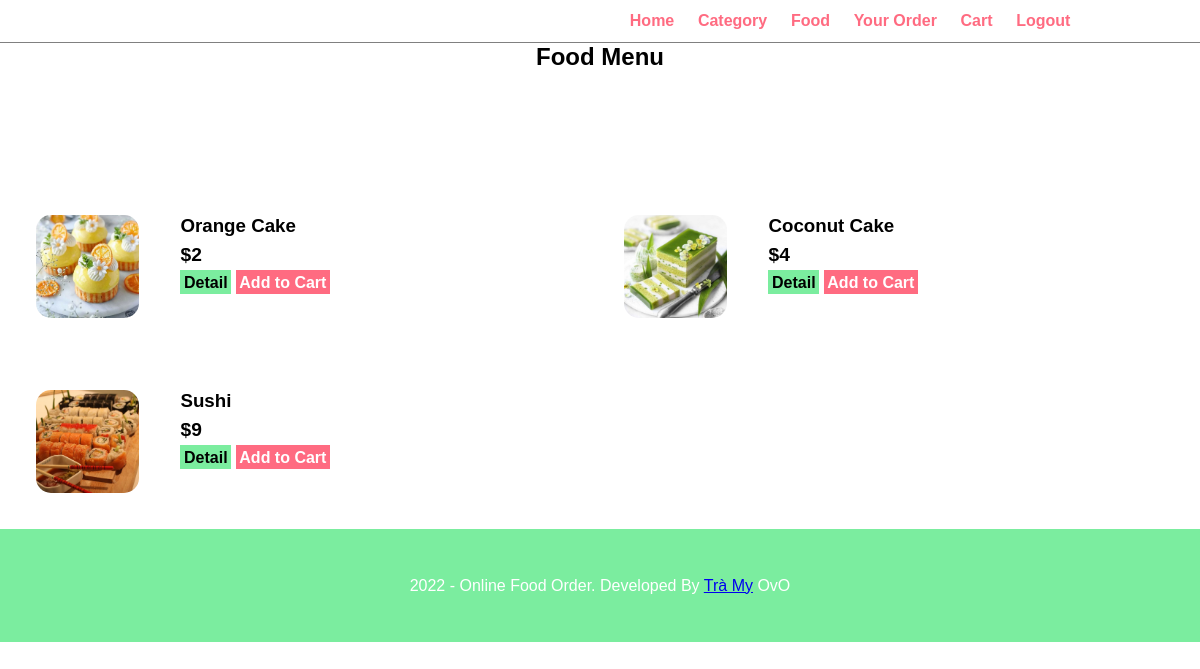
The app's page /user/detail-category.php?category=Cake with its own data.
### tables this page shows
CREATE TABLE `food` (
  `foodId` int(10) UNSIGNED NOT NULL,
  `foodName` varchar(100) NOT NULL,
  `category` varchar(100) NOT NULL,
  `description` varchar(255) NOT NULL,
  `price` double NOT NULL,
  `image` varchar(255) NOT NULL,
  `quantityInStock` int(11) NOT NULL
);

### user/detail-category.php (the view, shortened to what this page needs)
<?php include('parts/menu.php')?>
<section class="categories">
    <div class="container">
        <h1 class="textcenter">Food Menu</h1>
        <br><br><br>
        <br><br><br>
        <?php
            $category = $_GET['category'];
            $sql = "SELECT * FROM food WHERE category = '$category'";
            $res = mysqli_query($conn, $sql);
            $count = mysqli_num_rows($res);
            if($count>0)
            {
                while($row=mysqli_fetch_assoc($res))
                {
                    $foodId = $row['foodId'];
                    $foodName = $row['foodName'];
                    $price = $row['price'];
                    $image = $row['image'];
                    ?>
                    <div class="food-menu-box">
                        <div class="food-menu-img">
                            <img src="<?php echo SITEURL; ?>images/<?php echo $image; ?>" class="img-responsive img-curve">
                        </div>
                        <div class="food-menu-desc">
                            <h3 class="float-text"><?php echo $foodName; ?></h3>
                            <h3 class="food-price">$<?php echo $price; ?></h3>
                            <td>
                                <a href="<?php echo SITEURL; ?>user/detail-food.php?foodId=<?php echo $foodId; ?>" class="btn-secondary">Detail</a>
                                <a href="<?php echo SITEURL; ?>user/add-cart.php?foodId=<?php echo $foodId; ?>" class="btn-danger">Add to Cart</a>
                            </td>
                        </div>
                    </div>
                    <?php
                }
            }
        ?>
    </div>
</section>
<?php include('parts/footer.php')?>

### css/user.css (style rules this page uses)
* { margin: 0; padding: 0; font-family: Arial, Helvetica, sans-serif; }
.textcenter { text-align: center; }
.btn-secondary { background-color: #7bed9f; padding: 1%; color: black; text-decoration: none; font-weight: bold; }
.btn-danger { background-color: #ff6b81; padding: 1%; color: white; text-decoration: none; font-weight: bold; }
.img-responsive { width: 100%; }
.img-curve { border-radius: 15px; }
.food-menu-box { width: 43%; margin: 1%; padding: 2%; float: left; background-color: white; border-radius: 15px; }
.food-menu-img { width: 20%; float: left; }
.food-menu-desc { width: 70%; float: left; margin-left: 8%; }
.food-price { font-size: 1.2rem; margin: 2% 0; }

### records on screen
food: image (picture), foodName "Orange Cake", price "2"
food: image (picture), foodName "Coconut Cake", price "4"
food: image (picture), foodName "Sushi", price "9"
